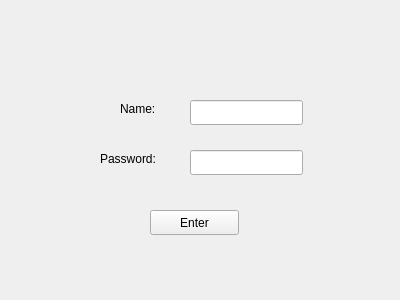
<?xml version="1.0" encoding="UTF-8"?>
<ui version="4.0">
 <class>UserLogin</class>
 <widget class="QWidget" name="UserLogin">
  <property name="geometry">
   <rect>
    <x>0</x>
    <y>0</y>
    <width>400</width>
    <height>300</height>
   </rect>
  </property>
  <property name="windowTitle">
   <string>Form</string>
  </property>
  <widget class="QLabel" name="label">
   <property name="geometry">
    <rect>
     <x>120</x>
     <y>100</y>
     <width>67</width>
     <height>17</height>
    </rect>
   </property>
   <property name="text">
    <string>Name:</string>
   </property>
  </widget>
  <widget class="QLineEdit" name="keyEdit">
   <property name="geometry">
    <rect>
     <x>190</x>
     <y>150</y>
     <width>113</width>
     <height>25</height>
    </rect>
   </property>
  </widget>
  <widget class="QLabel" name="label_2">
   <property name="geometry">
    <rect>
     <x>100</x>
     <y>150</y>
     <width>67</width>
     <height>17</height>
    </rect>
   </property>
   <property name="text">
    <string>Password:</string>
   </property>
  </widget>
  <widget class="QLineEdit" name="nameEdit">
   <property name="geometry">
    <rect>
     <x>190</x>
     <y>100</y>
     <width>113</width>
     <height>25</height>
    </rect>
   </property>
  </widget>
  <widget class="QPushButton" name="pushButton">
   <property name="geometry">
    <rect>
     <x>150</x>
     <y>210</y>
     <width>89</width>
     <height>25</height>
    </rect>
   </property>
   <property name="text">
    <string>Enter</string>
   </property>
  </widget>
 </widget>
 <resources/>
 <connections/>
</ui>
